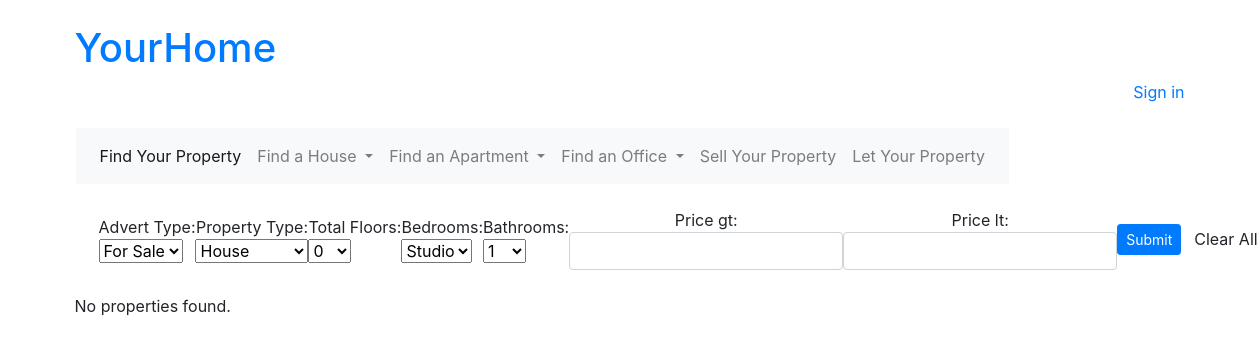
/multiselect_filter/, run on an earlier commit of the app's database.
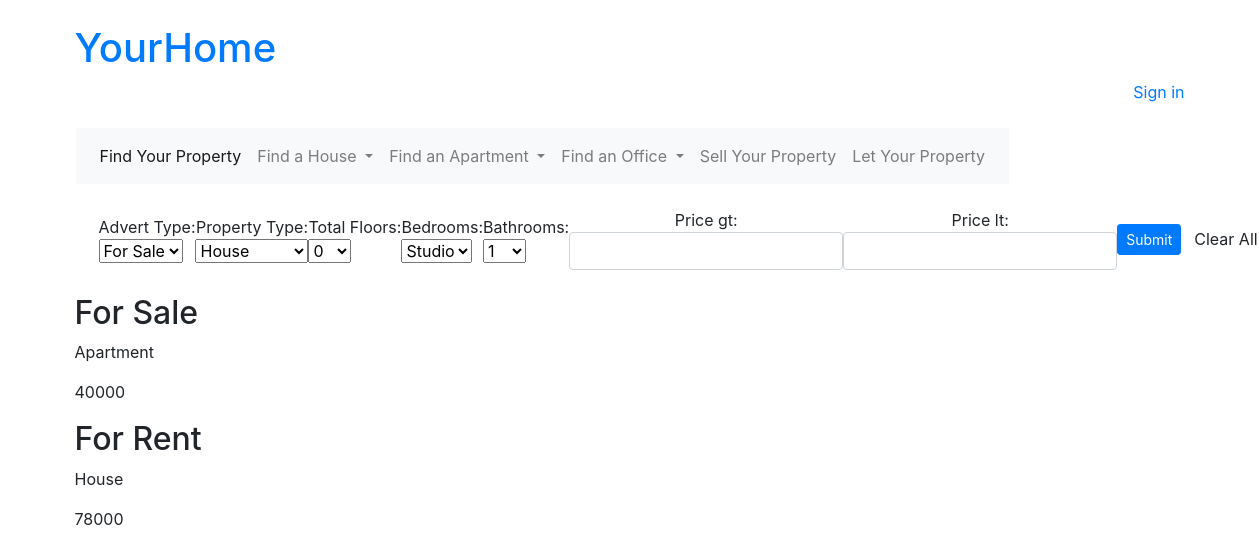
And on a later commit of the database.
### yourhome/models.py (models this page shows, shortened)
class TimeStampedUUIDModel(models.Model):
    id = models.UUIDField(primary_key=True, default=uuid.uuid4, editable=False)
    created = models.DateTimeField(auto_now_add=True)
    modified = models.DateTimeField(auto_now=True)
    class Meta:
        abstract = True

class Property(TimeStampedUUIDModel):
    class AdvertType(models.TextChoices):
        FOR_SALE = "For Sale", _("For Sale")
        TO_RENT = "To Rent", _("To Rent")
    class PropertyType(models.TextChoices):
        HOUSE = "House", _("House")
        APARTMENT = "Apartment", _("Apartment")
        OFFICE = "Office", _("Office")
        WAREHOUSE = "Warehouse", _("Warehouse")
        COMMERCIAL = "Commercial", _("Commercial")
        OTHER = "Other", _("Other")
    title = models.CharField(verbose_name=_("Property Title"), max_length=250)
    slug = models.SlugField(allow_unicode=True, default='slug')
    ref_code = models.CharField(
        verbose_name=_("Property Reference Code"),
        max_length=255,
        unique=True,
        blank=True,
    )
    description = models.TextField(
        verbose_name=_("Description"),
        default="Add description here...",
    )
    city = models.CharField(verbose_name=_("City"), max_length=180)
    postcode = models.CharField(
        verbose_name=_("Postcode"), max_length=100, default="140"
    )
    price = models.IntegerField(
        verbose_name=_("Price")
    )
    plot_area = models.DecimalField(
        verbose_name=_("Plot Area(m^2)"), max_digits=8, decimal_places=2, default=0.0
    )
    class TotalFloors(models.TextChoices):
        ZERO = "0", _("0")
        ONE = "1", _("1")
        TWO = "2", _("2")
        THREE = "3", _("3")
        FOUR = "4", _("4")
        FIVE = "5", _("5")
        FIVE_PLUS = "5+", _("5+")
    class Bedrooms(models.TextChoices):
        STUDIO = "Studio",  _("Studio")
        ZERO = "0", _("0")
        ONE = "1", _("1")
        TWO = "2", _("2")
        THREE = "3", _("3")
        FOUR = "4", _("4")
        FIVE = "5", _("5")
        FIVE_PLUS = "5+", _("5+")
    class Bathrooms(models.TextChoices):
        ONE = "1", _("1")
        TWO = "2", _("2")
        THREE = "3", _("3")
        FOUR = "4", _("4")
        FIVE = "5", _("5")
        FIVE_PLUS = "5+", _("5+")
    advert_type = models.CharField(
        verbose_name=_("Advert Type"),
        max_length=50,
        choices=AdvertType.choices,
        default=AdvertType.FOR_SALE,
    )
    property_type = models.CharField(
        verbose_name=_("Property Type"),
        max_length=50,
        choices=PropertyType.choices,
        default=PropertyType.OTHER,
    )
    total_floors = models.CharField(
        verbose_name=_("Total Floors"),
        max_length=50,
        choices=TotalFloors.choices,
        default=TotalFloors.ZERO,
    )
    bedrooms = models.CharField(
        verbose_name=_("Bedrooms"),
        max_length=50,
        choices=Bedrooms.choices,
        default=Bedrooms.ONE,
    )
    bathrooms = models.CharField(
        verbose_name=_("bathrooms"),
        max_length=50,
        choices=Bathrooms.choices,
        default=Bathrooms.ONE,
    )
    cover_photo = models.ImageField(
        verbose_name=_("Main Photo"), default="#", null=True, blank=True
    )
    photo1 = models.ImageField(
        default="",
        null=True,
        blank=True,
    )
    photo2 = models.ImageField(
        default="",
        null=True,
        blank=True,
    )
    photo3 = models.ImageField(
        default="",
        null=True,
        blank=True,
    )
    photo4 = models.ImageField(
        default="",
        null=True,
        blank=True,
    )
    published_status = models.BooleanField(
        verbose_name=_("Published Status"), default=False
    )
    views = models.IntegerField(verbose_name=_("Total Views"), default=0)
    class Meta:
        app_label = "yourhome"
        verbose_name = "Property"
        verbose_name_plural = "Properties"

### yourhome/views.py (the view)
# urls.py: path('multiselect_filter/', views.multiselectFilter, name="multiselect_filter"),
def multiselectFilter(request, advert_type_slug=None, property_type_slug=None):
    advert_type = request.GET.get('advert_type')
    property_type = request.GET.get('property_type')
    form = MultiselectFilterForm(request.GET or None)
    price_gt = request.GET.get('price_gt', '')
    price_lt = request.GET.get('price_lt', '')
    queryset = Property.objects.all()
    advert_type_map = {
        'to-rent': 'To Rent',
        'for-sale': 'For Sale',
    }
    if advert_type_slug:
        advert_type = advert_type_map.get(advert_type_slug)
        if advert_type:
            queryset = queryset.filter(advert_type=advert_type)
    elif 'advert_type' in request.GET:
        advert_type = request.GET.get('advert_type')
        if advert_type:
            queryset = queryset.filter(advert_type=advert_type)
    property_type_map = {
        'house': 'House',
        'apartment': 'Apartment',
        'office': 'Office',
        'warehouse': 'Warehouse',
        'commercial': 'Commercial',
        'other': 'Other',
    }
    if property_type_slug:
        property_type = property_type_map.get(property_type_slug)
        if property_type:
            queryset = queryset.filter(property_type=property_type)
    elif 'property_type' in request.GET:
        property_type = request.GET.get('property_type')
        if property_type:
            queryset = queryset.filter(property_type=property_type)
    initial_data = {}
    if property_type_slug:
        initial_data['property_type'] = property_type
    if advert_type:
        initial_data['advert_type'] = advert_type
    form = MultiselectFilterForm(request.GET or initial_data)
    if price_gt.isdigit() and price_lt.isdigit():
        if int(price_gt) <= int(price_lt):
            queryset = queryset.filter(price__gt=price_gt, price__lt=price_lt)
        else:
            messages.error(request, 'Please enter a valid price.')
    filter_form = PropertyFilter(request.GET, queryset=queryset)
    properties = filter_form.qs
    context = {
        'form': form,
        'filter_form': filter_form,
        'properties': properties,
        'advert_type_choices': Property.AdvertType.choices,
        'property_type_choices': Property.PropertyType.choices,
        'price_gt':  price_gt,
        'price_lt': price_lt,
    }
    return render(request, 'yourhome/multiselect_filter.html', context)

### yourhome/forms.py
class MultiselectFilterForm(forms.ModelForm):
    price_gt = forms.IntegerField(min_value=0, required=False)
    price_lt = forms.IntegerField(min_value=0, required=False)
    class Meta:
        model = Property
        fields = ('advert_type', 'property_type', 'total_floors', 'bedrooms', 'bathrooms')
    def __init__(self, *args, **kwargs):
        super().__init__(*args, **kwargs)
        self.fields['advert_type'].widget.attrs['class'] = 'select'
        self.fields['property_type'].widget.attrs['class'] = 'select'
        self.fields['price_gt'].widget.attrs['class'] = 'form-control'
        self.fields['price_lt'].widget.attrs['class'] = 'form-control'
        self.fields['total_floors'].widget.attrs['class'] = 'multiselect'
        self.fields['bedrooms'].widget.attrs['class'] = 'multiselect'
        self.fields['bathrooms'].widget.attrs['class'] = 'multiselect'

### yourhome/templates/yourhome/multiselect_filter.html
{% extends 'main.html' %}
{% load static %}
{% block content %}
<div class="multiselect_filter container">
    <form method="GET" class="filter_form form form-inline pb-4 ps-4 pt-3" action="">
        <div class="form-group">
            {% for field in form %}
                <div>
                    {{ field.label_tag }}
                    {{ field }}
                </div>
            {% endfor %}
            <input type="submit" id="submit-btn" class="btn btn-sm btn-primary" value="Submit" />
            <a class="btn ml-auto mr-2" href="{% url 'multiselect_filter' %}"> Clear All </a>
        </div>
    </form>
    <div class="property-gallery">
        {% for property in properties %}
            <div>
                <h2>{{ property.advert_type }}</h2>
                <p>{{ property.property_type }}</p>
                <p>{{ property.price }}</p>
            </div>
        {% empty %}
            <p>No properties found.</p>
        {% endfor %}
</div>
{% endblock content %}

What changed in the data, as far as the page shows it:
added Property: advert_type "For Sale", property_type "Apartment", price "40000"
added Property: advert_type "For Rent", property_type "House", price "78000"
Also different on the page:
text no longer shown: "No properties found."
